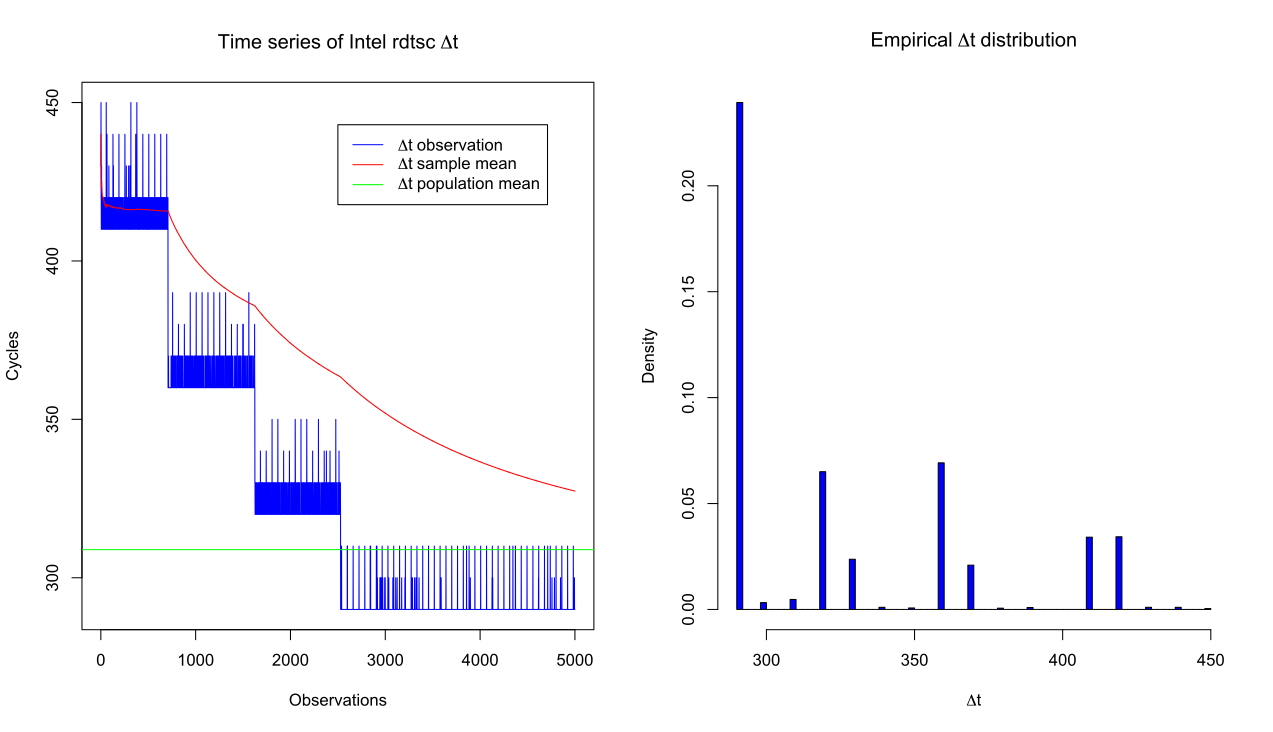

The script that drew this image:
y <- read.table('step.dat', header=F)

par(mfrow=c(1,2))

plot.ts(y[1:5000,]$V2, col='blue', xlab='Observations', ylab='Cycles',
             main=expression('Time series of Intel rdtsc'~Delta*t))

lines(y[1:5000,]$V4, col='red')

abline(mean(y$V2), 0, col='green')

legend(2500, 443, 
       lty=c(1,1,1),
       col=c('blue', 'red', 'green'), 
       c(expression(Delta*t~'observation'),
         expression(Delta*t~'sample mean'),
         expression(Delta*t~'population mean')))
         
hist(y[1:5000,]$V2, 
     100, 
     main=expression('Empirical'~Delta*t~'distribution'),
     xlab=expression(Delta*t),
     probability=T,
     col='blue')         
